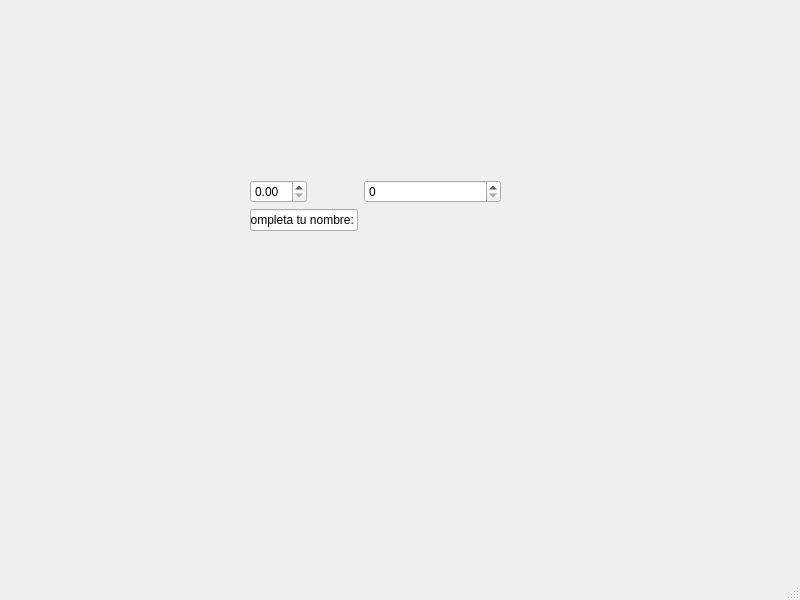
<?xml version="1.0" encoding="UTF-8"?>
<ui version="4.0">
 <class>MainWindow</class>
 <widget class="QMainWindow" name="MainWindow">
  <property name="geometry">
   <rect>
    <x>0</x>
    <y>0</y>
    <width>800</width>
    <height>600</height>
   </rect>
  </property>
  <property name="windowTitle">
   <string>MainWindow</string>
  </property>
  <widget class="QWidget" name="centralwidget">
   <widget class="QWidget" name="formLayoutWidget">
    <property name="geometry">
     <rect>
      <x>250</x>
      <y>180</y>
      <width>251</width>
      <height>80</height>
     </rect>
    </property>
    <layout class="QFormLayout" name="formLayout">
     <item row="0" column="0">
      <widget class="QDoubleSpinBox" name="doubleSpinBox"/>
     </item>
     <item row="0" column="1">
      <widget class="QSpinBox" name="spinBox"/>
     </item>
     <item row="1" column="0">
      <widget class="QLineEdit" name="lineEdit">
       <property name="text">
        <string>Completa tu nombre:</string>
       </property>
      </widget>
     </item>
    </layout>
   </widget>
  </widget>
  <widget class="QMenuBar" name="menubar">
   <property name="geometry">
    <rect>
     <x>0</x>
     <y>0</y>
     <width>800</width>
     <height>33</height>
    </rect>
   </property>
  </widget>
  <widget class="QStatusBar" name="statusbar"/>
 </widget>
 <resources/>
 <connections/>
</ui>
